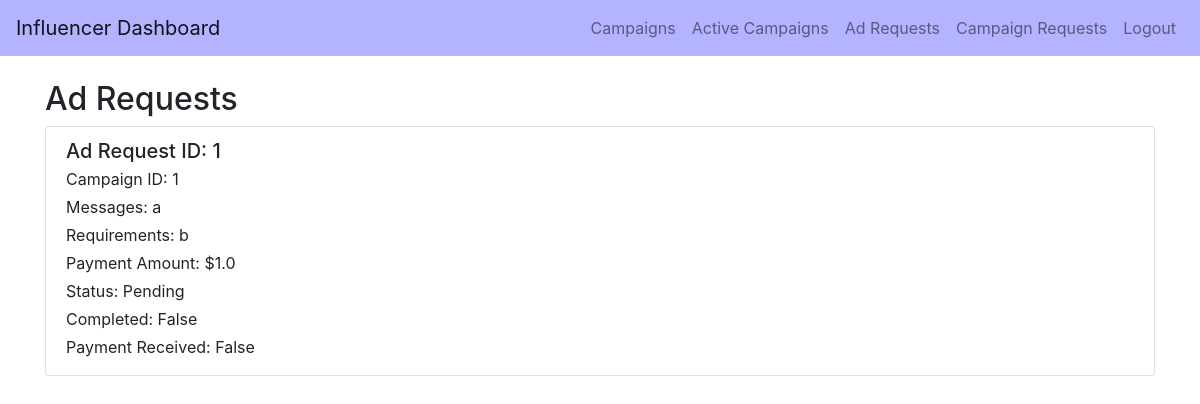
The page /influencer_ad_requests/tanmay on the database as committed earlier.
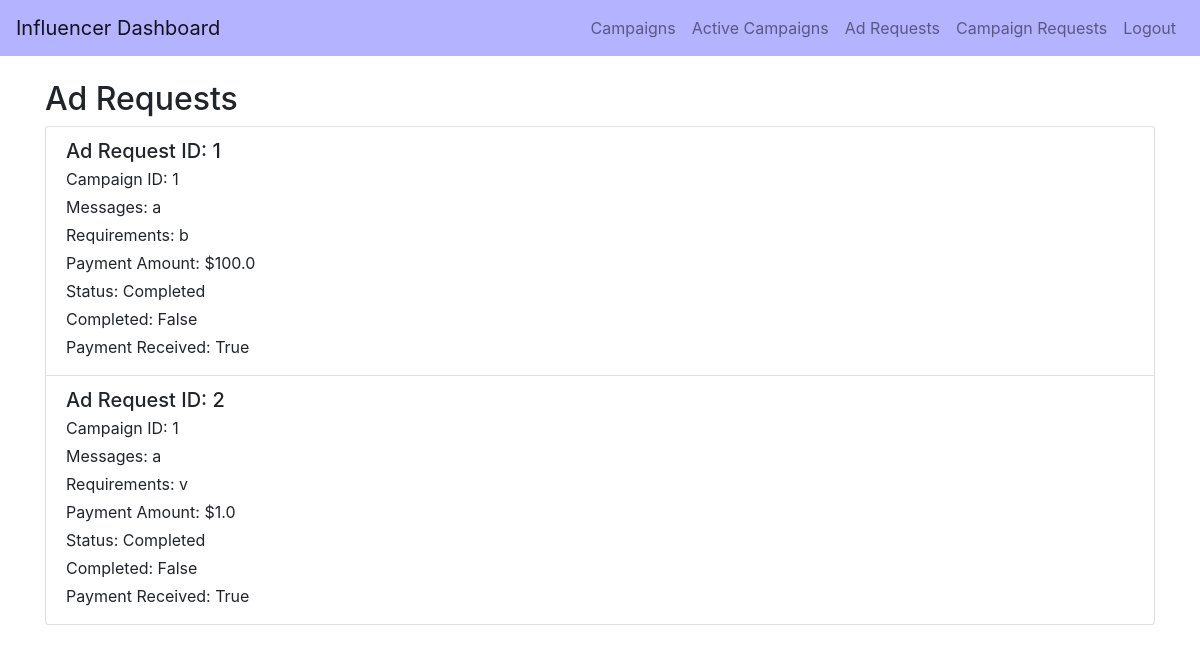
The same page on the database as committed later.
### backend/models.py (models this page shows)
class AdRequest(db.Model):
    __tablename__ = 'ad_request'
    id = db.Column(db.Integer, primary_key=True)
    campaign_id = db.Column(db.Integer, db.ForeignKey('campaign.id'), nullable=False)
    influencer_id = db.Column(db.Integer, db.ForeignKey('user.id'), nullable=False)
    messages = db.Column(db.Text, nullable=True)
    requirements = db.Column(db.Text, nullable=False)
    payment_amount = db.Column(db.Float, nullable=False)
    status = db.Column(db.String(10), nullable=False)  # Pending, Accepted, Rejected
    complete = db.Column(db.Boolean, default=False, nullable=False)
    complete_confirmed = db.Column(db.Boolean, default=False, nullable=False)
    payment = db.Column(db.Boolean, default=False, nullable=False)
    influencer = db.relationship('User', backref='ad_requests_user', foreign_keys=[influencer_id])
    campaign = db.relationship('Campaign', backref='ad_requests_campaign', foreign_keys=[campaign_id])

### backend/controller.py (the view)
@app.route('/influencer_ad_requests/<string:username>')
def ad_requests(username):
    user = User.query.filter_by(username=username).first()
    if user is None:
        return "User not found", 404
    influencer = Influencer.query.filter_by(user_id=user.id).first()
    if influencer is None:
        return "Influencer not found", 404
    ad_requests = AdRequest.query.filter_by(influencer_id=influencer.id).all()
    return render_template('influencer_ad_requests.html', username=username, ad_requests=ad_requests)

### templates/influencer_ad_requests.html (shortened to what this page needs)
<!DOCTYPE html>
<html lang="en">
<head>
    <link href="https://stackpath.bootstrapcdn.com/bootstrap/4.5.2/css/bootstrap.min.css" rel="stylesheet">
</head>
<body>
    <nav class="navbar navbar-expand-lg navbar-light" style="background-color: #b3b3ff;">
        <a class="navbar-brand" href="#">Influencer Dashboard</a>
        <div class="collapse navbar-collapse">
            <ul class="navbar-nav ml-auto">
                <li class="nav-item">
                    <a class="nav-link" href="{{ url_for('influencer_campaigns', username=username) }}">Campaigns</a>
                </li>
                <li class="nav-item">
                    <a class="nav-link" href="{{ url_for('active_campaigns', username=username) }}">Active Campaigns</a>
                </li>
                <li class="nav-item">
                    <a class="nav-link" href="{{ url_for('ad_requests', username=username) }}">Ad Requests</a>
                </li>
                <li class="nav-item">
                    <a class="nav-link" href="/influencer_campaign_requests/{{ username }}">Campaign Requests</a>
                </li>
                <li class="nav-item">
                    <a class="nav-link" href="{{ url_for('logout') }}">Logout</a>
                </li>
            </ul>
        </div>
    </nav>
    <div class="container mt-4">
        <h2>Ad Requests</h2>
        <div class="list-group">
            {% for ad_request in ad_requests %}
                <div class="list-group-item">
                    <h5 class="mb-1">Ad Request ID: {{ ad_request.id }}</h5>
                    <p class="mb-1">Campaign ID: {{ ad_request.campaign_id }}</p>
                    <p class="mb-1">Messages: {{ ad_request.messages }}</p>
                    <p class="mb-1">Requirements: {{ ad_request.requirements }}</p>
                    <p class="mb-1">Payment Amount: ${{ ad_request.payment_amount }}</p>
                    <p class="mb-1">Status: {{ ad_request.status }}</p>
                    <p class="mb-1">Completed: {{ ad_request.complete }}</p>
                    <p class="mb-1">Payment Received: {{ ad_request.payment }}</p>
                </div>
            {% else %}
                <div class="list-group-item">No ad requests found.</div>
            {% endfor %}
        </div>
    </div>
</body>
</html>

Rows that differ between the two databases and show on the page:
changed AdRequest id 1: payment_amount "1.0" → "100.0"; status "Pending" → "Completed"; payment "False" → "True"
added AdRequest: id "2", campaign_id "1", messages "a", requirements "v", payment_amount "1.0", status "Completed", complete "False", payment "True"
